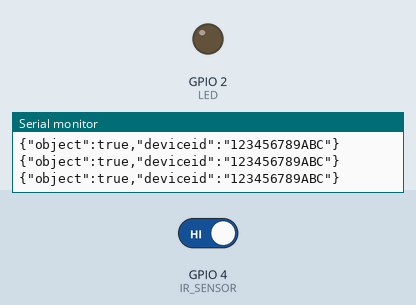
This program was run on a simulated ESP32. Parts: output pins drawn as LEDs (lit = HIGH), the last lines printed to the serial monitor. Inputs (shaded band) come from the test bench; at power-on: GPIO 4 (IR_SENSOR) HIGH.

Above: at 2.8 s.
2.9 s: GPIO 4 (IR_SENSOR) driven LOW
At 4.2 s:
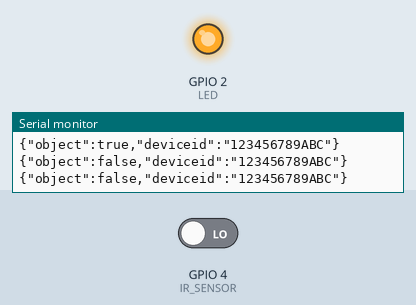
4.5 s: GPIO 4 (IR_SENSOR) driven HIGH
At 5.8 s:
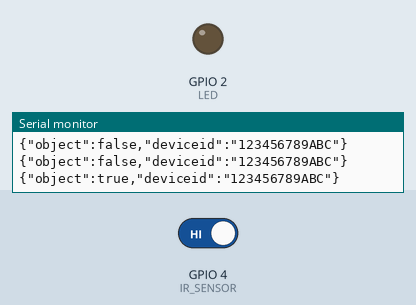
Timing chart, 0 to 7.5 s (numbered marks = the images above; inputs shaded):
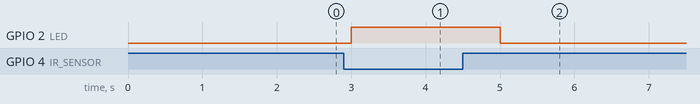

Measured:
- after the input at 2.9 s, GPIO 2 (LED): LOW → HIGH after 0.10 s
- after the input at 4.5 s, GPIO 2 (LED): HIGH → LOW after 0.50 s

The program:

main.cpp
```cpp
#include <Arduino.h>
#include <ArduinoJson.h>
#define IR_SENSOR 4
#define LED 2
void irSensor();
String cid();
void irJsonData(bool getIrData,String getDeviceId);
void setup()
{
  Serial.begin(9600);
  pinMode(IR_SENSOR,INPUT);
  pinMode(LED,OUTPUT);
}
void loop()
{
 irSensor();
}
void irSensor()
{
  String did=cid();
  bool irData= digitalRead(IR_SENSOR);

  if(irData == false)
  {
    digitalWrite(LED,HIGH);
  }
  else
  {
     digitalWrite(LED,LOW);
  }
  irJsonData(irData,did);
}
String cid()
{
 uint64_t chipid;
 chipid=ESP.getEfuseMac();//The chip ID is essentially its MAC address(length:6bytes)
 String ID_Second  = String(uint16_t(chipid),HEX);
 String ID_first   = String(uint32_t(chipid>>16),HEX);
 ID_first.toUpperCase();
 ID_Second.toUpperCase();
 String DEVICE_ID = String(ID_first)+String(ID_Second);
 return(DEVICE_ID);
}

void irJsonData(bool getIrData,String getDeviceId)
{
  JsonDocument data;
  String buffer;
  data["object"] = getIrData;
  data["deviceid"] = getDeviceId;
  serializeJson(data,buffer);
  Serial.println(buffer);
  delay(1000);
}
```
